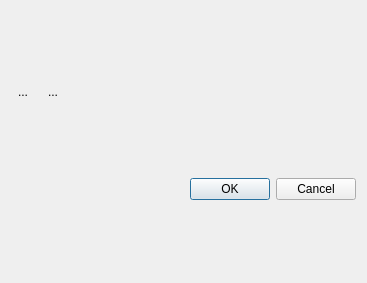
<?xml version="1.0" encoding="UTF-8"?>
<ui version="4.0">
 <class>TaskParamDialog</class>
 <widget class="QDialog" name="TaskParamDialog">
  <property name="geometry">
   <rect>
    <x>0</x>
    <y>0</y>
    <width>367</width>
    <height>283</height>
   </rect>
  </property>
  <property name="windowTitle">
   <string>Параметры задачи</string>
  </property>
  <layout class="QVBoxLayout" name="verticalLayout_2">
   <item>
    <layout class="QVBoxLayout" name="verticalLayout">
     <item>
      <layout class="QHBoxLayout" name="horizontalLayout">
       <item>
        <widget class="QToolButton" name="btnAdd">
         <property name="text">
          <string>...</string>
         </property>
         <property name="icon">
          <iconset resource="ba_resurses.qrc">
           <normaloff>:/img/itemAdd.png</normaloff>:/img/itemAdd.png</iconset>
         </property>
         <property name="autoRaise">
          <bool>true</bool>
         </property>
        </widget>
       </item>
       <item>
        <widget class="QToolButton" name="btnDelete">
         <property name="text">
          <string>...</string>
         </property>
         <property name="icon">
          <iconset resource="ba_resurses.qrc">
           <normaloff>:/img/delete.png</normaloff>:/img/delete.png</iconset>
         </property>
         <property name="autoRaise">
          <bool>true</bool>
         </property>
        </widget>
       </item>
       <item>
        <spacer name="horizontalSpacer">
         <property name="orientation">
          <enum>Qt::Horizontal</enum>
         </property>
         <property name="sizeHint" stdset="0">
          <size>
           <width>40</width>
           <height>20</height>
          </size>
         </property>
        </spacer>
       </item>
      </layout>
     </item>
    </layout>
   </item>
   <item>
    <widget class="QDialogButtonBox" name="buttonBox">
     <property name="orientation">
      <enum>Qt::Horizontal</enum>
     </property>
     <property name="standardButtons">
      <set>QDialogButtonBox::Cancel|QDialogButtonBox::Ok</set>
     </property>
    </widget>
   </item>
  </layout>
 </widget>
 <resources>
  <include location="ba_resurses.qrc"/>
 </resources>
 <connections>
  <connection>
   <sender>buttonBox</sender>
   <signal>accepted()</signal>
   <receiver>TaskParamDialog</receiver>
   <slot>accept()</slot>
   <hints>
    <hint type="sourcelabel">
     <x>248</x>
     <y>254</y>
    </hint>
    <hint type="destinationlabel">
     <x>157</x>
     <y>274</y>
    </hint>
   </hints>
  </connection>
  <connection>
   <sender>buttonBox</sender>
   <signal>rejected()</signal>
   <receiver>TaskParamDialog</receiver>
   <slot>reject()</slot>
   <hints>
    <hint type="sourcelabel">
     <x>316</x>
     <y>260</y>
    </hint>
    <hint type="destinationlabel">
     <x>286</x>
     <y>274</y>
    </hint>
   </hints>
  </connection>
 </connections>
</ui>
